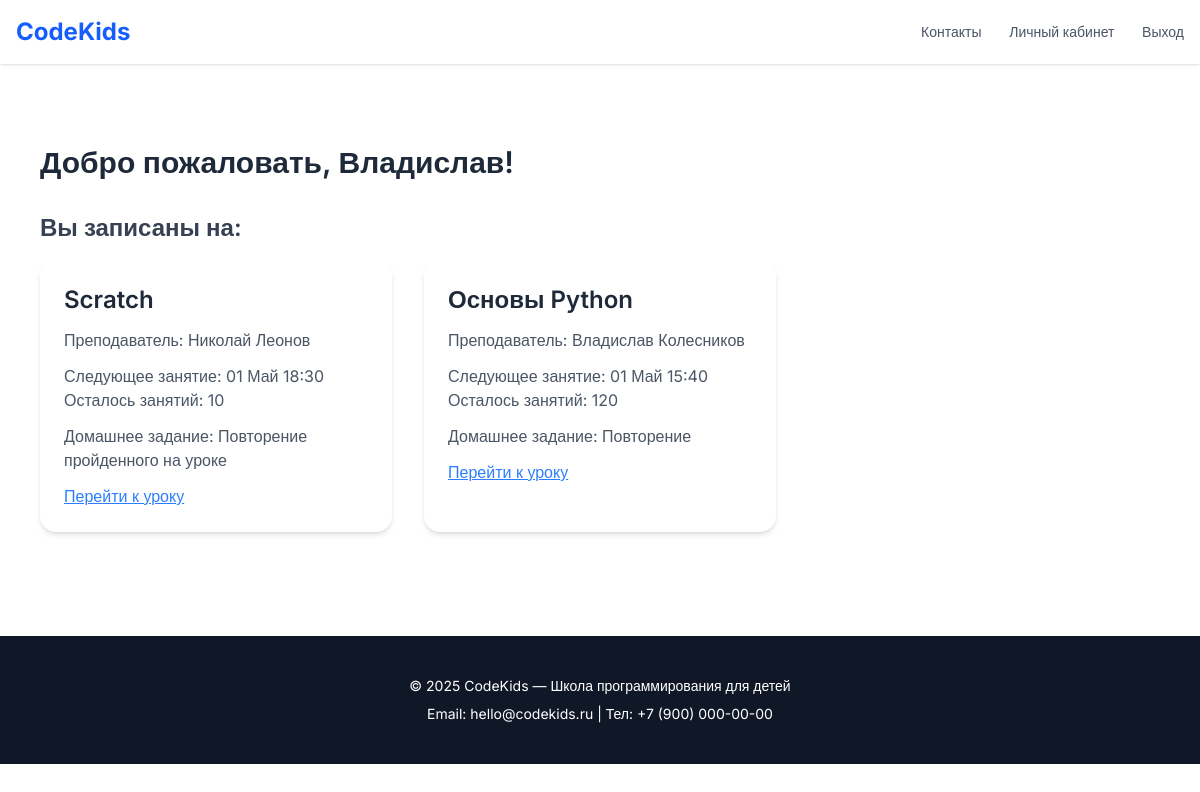
Page /dashboard/ (signed in) on the earlier database version.
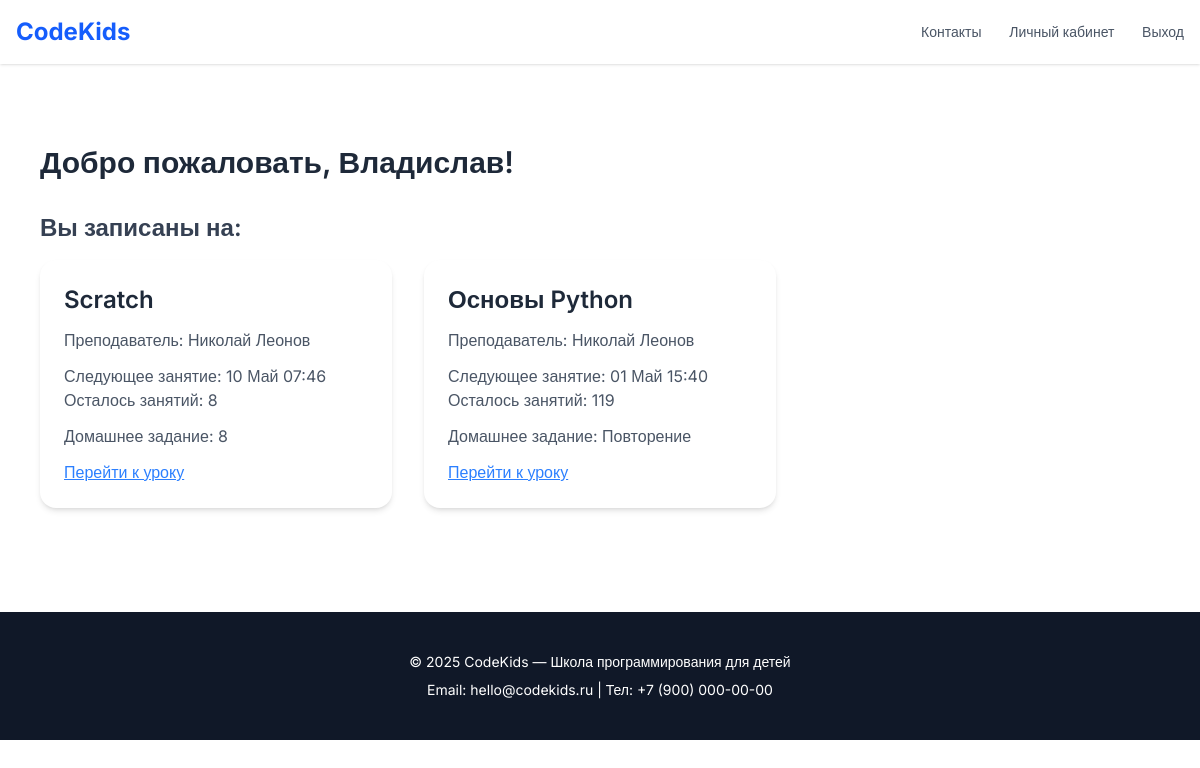
Same page on the later database version.
### education/models.py (models this page shows, shortened)
class Student(models.Model):
    email = models.EmailField(verbose_name="Электронная почта")
    phone = models.CharField(verbose_name="Номер телефона", max_length=20)
    parent_name = models.CharField(max_length=100, verbose_name="Имя родителя")
    first_name = models.CharField(max_length=100, verbose_name="Имя ученика")
    last_name = models.CharField(max_length=100, verbose_name="Фамилия ученика", null=True, blank=True)
    birthday = models.DateField(verbose_name="День рождения", null=True, blank=True)
    age = models.PositiveIntegerField(verbose_name="Возраст ученика", null=True, blank=True)
    start_date = models.DateField(verbose_name="Дата начала обучения", null=True, blank=True)
    account = models.OneToOneField(User, on_delete=models.PROTECT, null=True, blank=True, related_name='student')
    class Meta:
        verbose_name = "Ученик"
        verbose_name_plural = "Ученики"

class Enrollment(models.Model):
    student = models.ForeignKey(Student, on_delete=models.CASCADE, related_name='enrollments', verbose_name="Ученик")
    course = models.ForeignKey(Course, on_delete=models.CASCADE, related_name='enrollments', verbose_name="Курс")
    teacher = models.ForeignKey('Teacher', on_delete=models.SET_NULL, related_name='enrollments', null=True, blank=True, verbose_name="Преподаватель")
    date_enrolled = models.DateField(auto_now_add=True, verbose_name="Дата записи")
    is_active = models.BooleanField(default=True, verbose_name="Активна?")
    next_lesson_date = models.DateTimeField(null=True, blank=True, verbose_name="Дата следующего урока")
    meet_link = models.URLField(blank=True, verbose_name="Ссылка на урок")
    balance_lessons = models.PositiveIntegerField(default=0, verbose_name="Количество уроков")
    last_homework = models.TextField(blank=True, verbose_name="Домашнее задание")
    class Meta:
        verbose_name = "Подписка"
        verbose_name_plural = "Подписки"
        constraints = [
            models.UniqueConstraint(fields=['student', 'course'], name='unique_student_course')
        ]

class Course(models.Model):
    class Level(models.TextChoices):
        BEGINNER = 'beginner', 'Начальный'
        INTERMEDIATE = 'intermediate', 'Средний'
        ADVANCED = 'advanced', 'Продвинутый'
    title = models.CharField(max_length=200, verbose_name="Название курса")
    description = models.TextField(verbose_name="Описание курса")
    level = models.CharField(
        max_length=20,
        choices=Level.choices,
        default=Level.BEGINNER,
        verbose_name="Уровень подготовки"
    )
    duration = models.PositiveIntegerField(verbose_name="Продолжительность (занятий)")
    min_age = models.PositiveIntegerField(verbose_name="Минимальный возраст")
    is_hit = models.BooleanField(verbose_name="Отображение курса на главной", default="False")
    class Meta:
        verbose_name = "Курс"
        verbose_name_plural = "Курсы"

class Teacher(models.Model):
    email = models.EmailField(verbose_name="Электронная почта")
    first_name = models.CharField(max_length=100, verbose_name="Имя")
    last_name = models.CharField(max_length=100, verbose_name="Фамилия")
    courses = models.ManyToManyField('Course', related_name='teachers', verbose_name="Курсы")
    bio = models.TextField(verbose_name="Описание", blank=True)
    specialization = models.CharField(max_length=200, verbose_name="Специализация")
    photo = models.ImageField(upload_to='teachers_photos/', null=True, blank=True, verbose_name="Фото")
    social_links = models.JSONField(default=dict, null=True, blank=True, verbose_name="Ссылки на социальные сети")
    start_date = models.DateField(verbose_name="Дата начала работы", null=True, blank=True)
    account = models.OneToOneField(User, on_delete=models.PROTECT, null=True, blank=True, related_name='teacher')
    class Meta:
        verbose_name = "Преподаватель"
        verbose_name_plural = "Преподаватели"

### pages/views.py (the view, shortened to what this page needs)
# urls.py: path('dashboard/', dashboard, name='dashboard'),
@login_required
def dashboard(request):
    context = {}
    role = get_user_role(request.user)
    context['role'] = role
    if role == 'student':
        context['student_profile'] = request.user.student
    return render(request, 'pages/dashboard/dashboard.html', context)

### pages/views.py (called while the page is built)
def get_user_role(user):
    if hasattr(user, 'student'):
        return 'student'
    elif hasattr(user, 'teacher'):
        return 'teacher'
    else:
        return 'unknown'

### templates/pages/dashboard/dashboard.html (shortened to what this page needs)
{% extends 'base.html' %}
{% block content %}
<main>
    <section class="py-20">
        {% if role == 'student' %}
        {% include 'pages/dashboard/_student_content.html' %}
        {% elif role == 'teacher' %}
        {% include 'pages/dashboard/_teacher_content.html' %}
        {% endif %}
    </section>
</main>
{% endblock %}

### templates/base.html (shortened to what this page needs)
{% load static %}
<!DOCTYPE html>
<html lang="ru">
<head>
    <link rel="stylesheet" href="https://cdnjs.cloudflare.com/ajax/libs/font-awesome/6.5.0/css/all.min.css"/>
    <script src="https://cdn.jsdelivr.net/npm/@tailwindcss/browser@4"></script>
</head>
<body class="text-gray-800 bg-white scroll-smooth">
{% include 'header.html' %}
{% block content %}{% endblock %}
{% include 'footer.html' %}
</body>
</html>

### templates/header.html (shortened to what this page needs)
<header class="bg-white shadow-sm sticky top-0 z-50">
    <div class="max-w-7xl mx-auto px-4 py-4 flex justify-between items-center">
        <a href="{% url 'home' %}"><h1 class="text-2xl font-bold text-blue-600">CodeKids</h1></a>
        <nav class="space-x-6 text-sm font-medium">
            <a href="{% url 'contacts' %}" class="text-gray-600 hover:text-blue-600 transition">Контакты</a>
            {% if user.is_authenticated %}
            <a href="{% url 'dashboard' %}" class="text-gray-600 hover:text-blue-600 transition">Личный кабинет</a>
            <form method="POST" action="{% url 'logout' %}" class="inline">
                <button type="submit"
                        class="text-gray-600 hover:text-blue-600 transition text-sm font-medium bg-transparent p-0 m-0 border-none cursor-pointer">Выход
                </button>
            </form>
            {% else %}
            <a href="{% url 'login_form' %}" class="text-gray-600 hover:text-blue-600 transition">Вход</a>
            {% endif %}
        </nav>
    </div>
</header>

### templates/pages/dashboard/_student_content.html
<div class="max-w-6xl mx-auto px-4">
    <h2 class="text-3xl font-semibold text-gray-800 mb-8">
        Добро пожаловать, {{ student_profile.first_name }}!
    </h2>
    <h3 class="text-2xl font-semibold text-gray-700 mb-4">Вы записаны на:</h3>
    <div class="grid grid-cols-1 sm:grid-cols-2 lg:grid-cols-3 gap-8">
        {% if student_profile.enrollments.all %}
        {% for enrollment in student_profile.enrollments.all %}
        <div class="bg-white rounded-2xl p-6 shadow-md mb-6">
            <h3 class="text-2xl font-semibold mb-3">{{ enrollment.course.title }}</h3>
            <p class="text-gray-600 mb-3">
                Преподаватель: {{ enrollment.teacher.first_name }} {{ enrollment.teacher.last_name }}
            </p>
            <p class="text-gray-600">Следующее занятие: {{ enrollment.next_lesson_date|date:"d M H:i" }}</p>
            <p class="text-gray-600 mb-3">Осталось занятий: {{ enrollment.balance_lessons }}</p>
            <p class="text-gray-600 mb-3">Домашнее задание: {{ enrollment.last_homework }}</p>
            <a href="{{ enrollment.meet_link }}" class="text-blue-500 underline">Перейти к уроку</a>
        </div>
        {% endfor %}
        {% else %}
        <p class="text-gray-500">Вы ещё не записаны ни на один курс.</p>
        {% endif %}
    </div>
</div>

### templates/footer.html
<footer class="bg-gray-900 text-white py-10">
    <div class="max-w-6xl mx-auto px-4 text-center">
        <p class="text-sm mb-2">© 2025 CodeKids — Школа программирования для детей</p>
        <p class="text-sm">Email: hello@codekids.ru | Тел: +7 (900) 000-00-00</p>
    </div>
</footer>

### templates/base.html (style rules this page uses)
body { font-family: 'Inter', sans-serif; }

Differences in the rows shown:
changed Enrollment "Scratch": next_lesson_date "01 Май 18:30" → "10 Май 07:46"; balance_lessons "10" → "8"; last_homework "Повторение пройденного на уроке" → "8"
changed Enrollment "01 Май 15:40": teacher.first_name "Владислав" → "Николай"; teacher.last_name "Колесников" → "Леонов"; balance_lessons "120" → "119"
